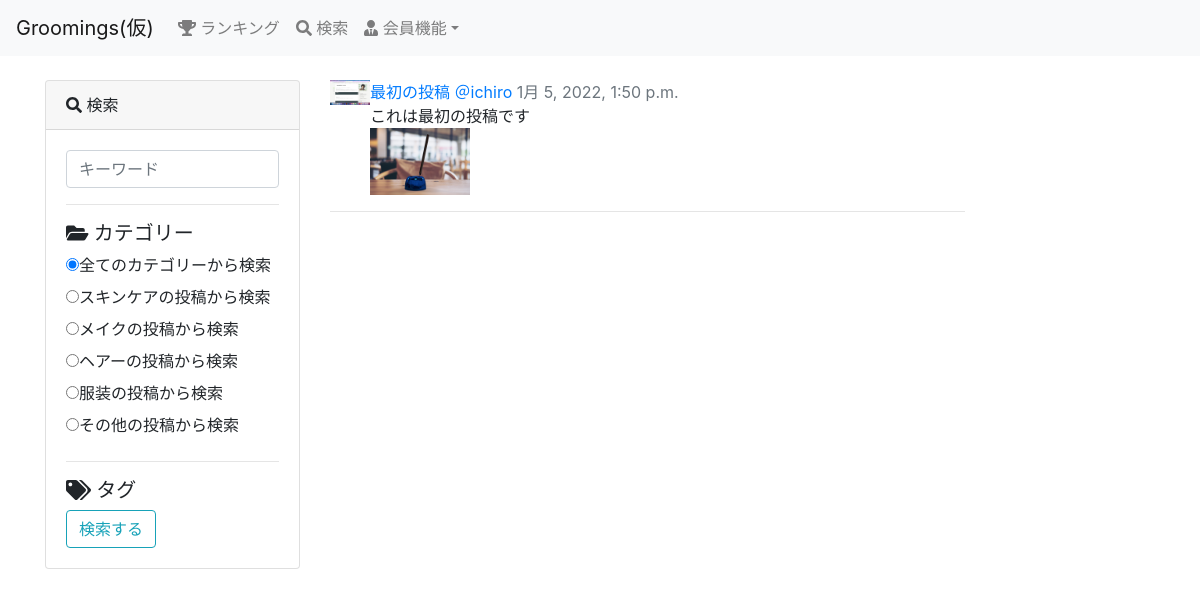
The app's page /search/, older data.
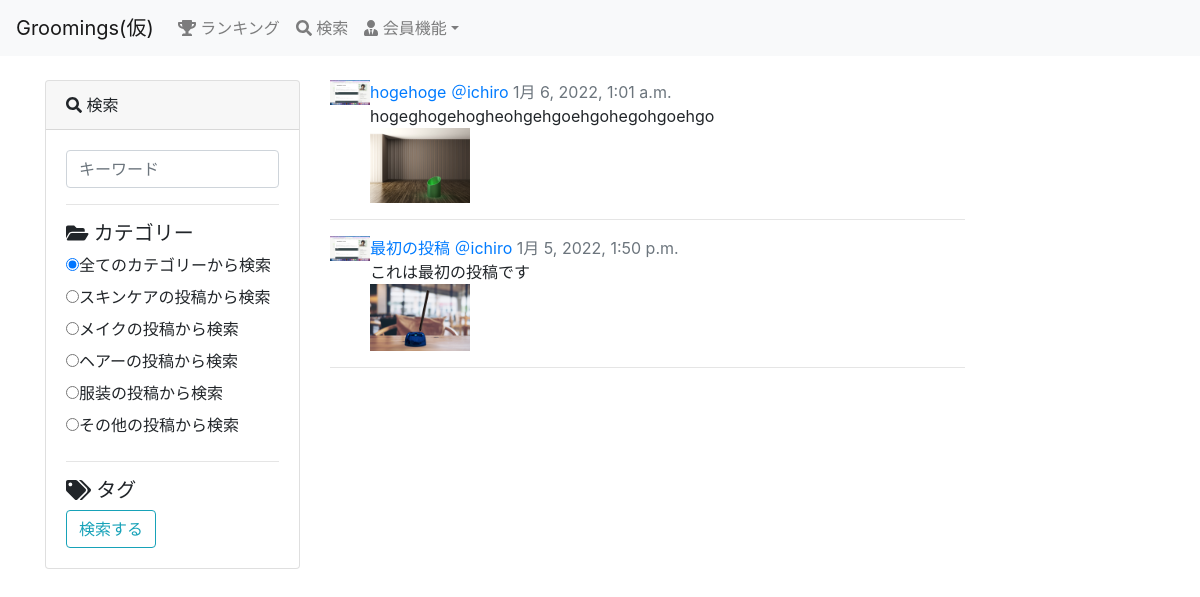
The same page, newer data.
### groomings/models.py (models this page shows, shortened)
class Date(models.Model):
    created_at = models.DateTimeField(default=now)
    class Meta:
        abstract = True

class Post(Date):
    title = models.CharField(max_length=30)
    image1 = models.FileField(upload_to='post_image/', null=True, blank=True)
    image2 = models.FileField(upload_to='post_image/', null=True, blank=True)
    image3 = models.FileField(upload_to='post_image/', null=True, blank=True)
    text = models.TextField()
    user = models.ForeignKey(
        'User', on_delete=models.CASCADE, related_name="user_post"
    )
    favorite = models.ManyToManyField(User, related_name="user_favo_post")
    category = models.CharField(max_length=15, default='カテゴリーなし')
    class Meta:
        db_table = 'post'

class User(AbstractBaseUser, PermissionsMixin):
    username = models.CharField(max_length=150)
    email = models.EmailField(max_length=255, unique=True)
    image = models.FileField(upload_to='user_image/', null=True, blank=True)
    point = models.IntegerField(default=50, validators=[MinValueValidator(0)])
    follow = models.ManyToManyField(
        'self', blank=True, symmetrical=False, related_name="follower"
    )
    is_active = models.BooleanField(default=True)
    is_staff = models.BooleanField(default=False) # 管理画面にログインできるかどうか
    USERNAME_FIELD = 'email' # このテーブルのレコードを一意に識別
    REQUIRED_FIELDS = ['username'] # スーパーユーザー作成時に入力する(emailとパスワードは必須だからそれ以外で)
    objects = UserManager()
    class Meta:
        db_table = 'user'

### groomings/views.py (the view, shortened to what this page needs)
# urls.py: path(r'search/', views.search, name='search'), # 検索ページ
def search(request):
    posts = Post.objects.order_by('-created_at')
    all_tags = Tag.objects.all()
    check_tag_ids = []
    return render(request, 'groomings/search.html', context={"posts": posts, "tags": all_tags, "check_tag_ids": check_tag_ids})

### groomings/templates/groomings/search.html (shortened to what this page needs)
{% extends "groomings/base.html" %}
{% load static %}
{% load tag_event %}
{% block content %}
    <div class="row">
        <div class="col-md-3">
            <div class="card">
                <div class="card-header">
                    <i class="fas fa-search"></i> 検索
                </div>
                <div class="card-body">
                    <form method="get">
                        <input name="query" value="{{ request.GET.query }}" type="search" class="form-control" placeholder="キーワード">
                        <hr>
                        <h5><i class="fas fa-folder-open"></i> カテゴリー</h5>
                        <label><input type="radio" name="category" value="all" checked="checked">全てのカテゴリーから検索</label>
                        <label><input type="radio" name="category" value="skincare" {% if request.GET.category == 'skincare' %}checked="checked"{% endif %}>スキンケアの投稿から検索</label>
                        <label><input type="radio" name="category" value="make" {% if request.GET.category == 'make' %}checked="checked"{% endif %}>メイクの投稿から検索</label>
                        <label><input type="radio" name="category" value="hair" {% if request.GET.category == 'hair' %}checked="checked"{% endif %}>ヘアーの投稿から検索</label>
                        <label><input type="radio" name="category" value="fashion" {% if request.GET.category == 'fashion' %}checked="checked"{% endif %}>服装の投稿から検索</label>
                        <label><input type="radio" name="category" value="others" {% if request.GET.category == 'others' %}checked="checked"{% endif %}>その他の投稿から検索</label>
                        <hr>
                        <h5><i class="fas fa-tags"></i> タグ</h5>
                        <input type="submit" name="button" value="検索する" class="btn btn-outline-info">
                    </form>
                </div>
            </div>
        </div>
        <div class="col-md-7">
            <ul class="list-unstyled">
                {% for post in posts %}
                <li class="media mb-3 post">
                    {% if post.user.image %}
                    <img src="{{ post.user.image.url }}" width="40px">
                    {% else %}
                    <img src="{% static 'static_image/default.png' %}" width="40px">
                    {% endif %}
                    <div class="media-body">
                        <a href="{% url 'groomings:post_detail' post.id %}">{{ post.title }}</a>
                        <a href="{% url 'groomings:user' post.user.id %}">＠{{ post.user.username }}</a>
                        <span class="text-muted">{{ post.created_at }}</span><br>
                        <div>
                            {{ post.text }}
                        </div>
                        <div class="post_image">
                            {% if post.image1 %}
                            <img src="{{ post.image1.url }}" alt="" width="100px">
                            {% endif %}
                        </div>
                    </div>
                </li>
                <hr>
                {% endfor %}
            </ul>
        </div>
    </div>
{% endblock %}

Row changes from the older to the newer data that the page shows:
added Post: user.image (picture), title "hogehoge", user.username "ichiro", created_at "1月 6, 2022, 1:01 a.m.", text "hogeghogehogheohgehgoehgohegohgoehgo", image1 (picture)
